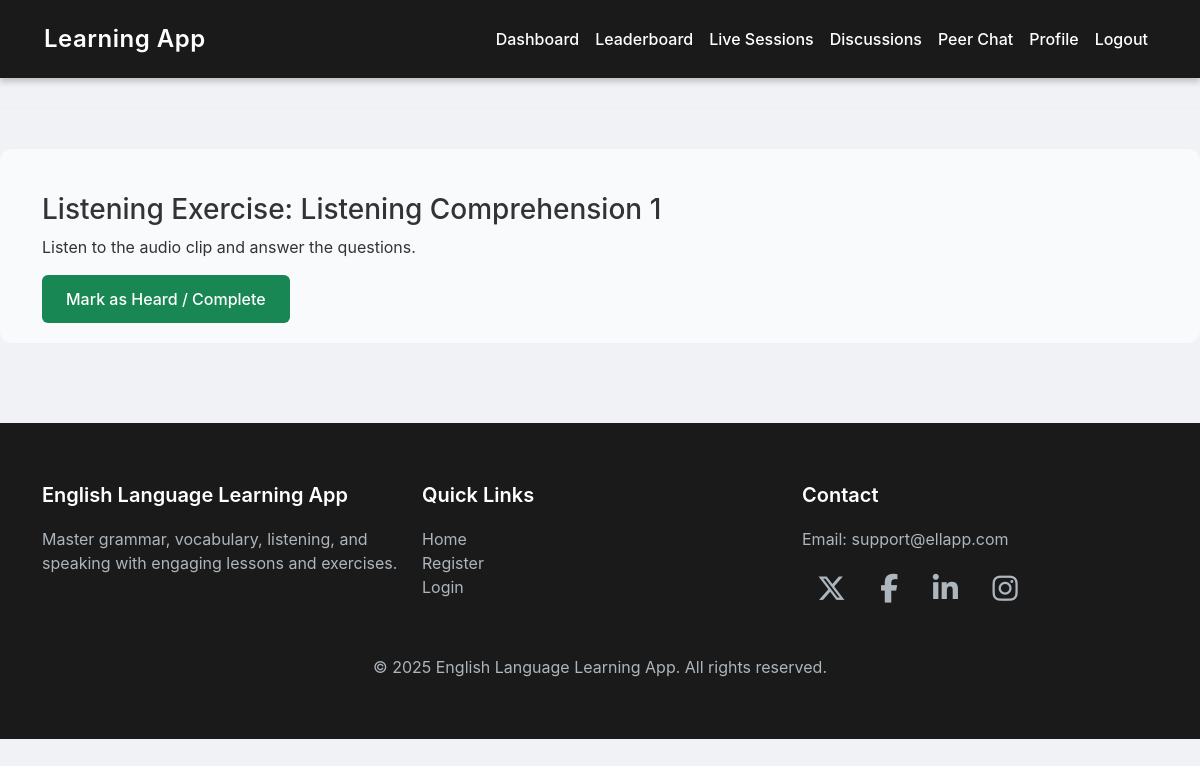
The page /exercise/9/attempt/ (signed in) on the database its author committed.
### myapp/models.py (models this page shows, shortened)
class Exercise(models.Model):
    TYPES = [
        ('quiz', 'Quiz'),
        ('speaking', 'Speaking'),
        ('writing', 'Writing'),
        ('listening', 'Listening'),
    ]
    lesson = models.ForeignKey(Lesson, on_delete=models.CASCADE, related_name="exercises")
    type = models.CharField(max_length=20, choices=TYPES)
    instructions = models.TextField()

class Lesson(models.Model):
    SKILL_LEVELS = [
        ('beginner', 'Beginner'),
        ('intermediate', 'Intermediate'),
        ('advanced', 'Advanced'),
    ]
    CATEGORIES = [
        ('grammar', 'Grammar'),
        ('vocabulary', 'Vocabulary'),
        ('listening', 'Listening'),
        ('speaking', 'Speaking'),
    ]
    title = models.CharField(max_length=150)
    description = models.TextField()
    skill_level = models.CharField(max_length=20, choices=SKILL_LEVELS)
    category = models.CharField(max_length=20, choices=CATEGORIES)
    created_by = models.ForeignKey(
        UserRegister,
        on_delete=models.CASCADE,
        limit_choices_to={'role': 'teacher'}
    )
    created_at = models.DateTimeField(auto_now_add=True)

### myapp/views.py (the view, shortened to what this page needs)
# urls.py: path("exercise/<int:exercise_id>/attempt/", views.exercise_attempt, name="exercise_attempt"),
def exercise_attempt(request, exercise_id):
    if request.session.get("user_role") != "student":
        messages.error(request, "Unauthorized access")
        return redirect("login")
    student = get_object_or_404(UserRegister, id=request.session.get("user_id"))
    exercise = get_object_or_404(Exercise, id=exercise_id)
    if exercise.type in ["speaking", "listening"]:
        engine = pyttsx3.init()
        engine.say(exercise.instructions)
        engine.runAndWait()
        spoken_text = ""
        feedback = ""
        template = "student/exercise_speaking.html" if exercise.type == "speaking" else "student/exercise_listening.html"
        return render(request, template, {"exercise": exercise, "spoken_text": spoken_text})

### templates/student/exercise_listening.html (shortened to what this page needs)
{% extends "base.html" %}
{% block content %}
<div class="container mt-4">
    <h3>Listening Exercise: {{ exercise.lesson.title }}</h3>
    <p>{{ exercise.instructions }}</p>
    <form method="post">
        <button type="submit" class="btn btn-success">Mark as Heard / Complete</button>
    </form>
</div>
{% endblock %}

### templates/base.html (style rules this page uses)
body { background-color: #f0f2f5; font-family: 'Inter', -apple-system, BlinkMacSystemFont, sans-serif; color: #333; }
.btn { padding: 12px 24px; font-size: 1rem; font-weight: 500; border-radius: 6px; border: none; cursor: pointer; transition: background-color 0.3s ease, transform 0.2s ease; }

### rows shown on the page
Exercise: lesson "Listening Comprehension 1", instructions "Listen to the audio clip and answer the questions."
